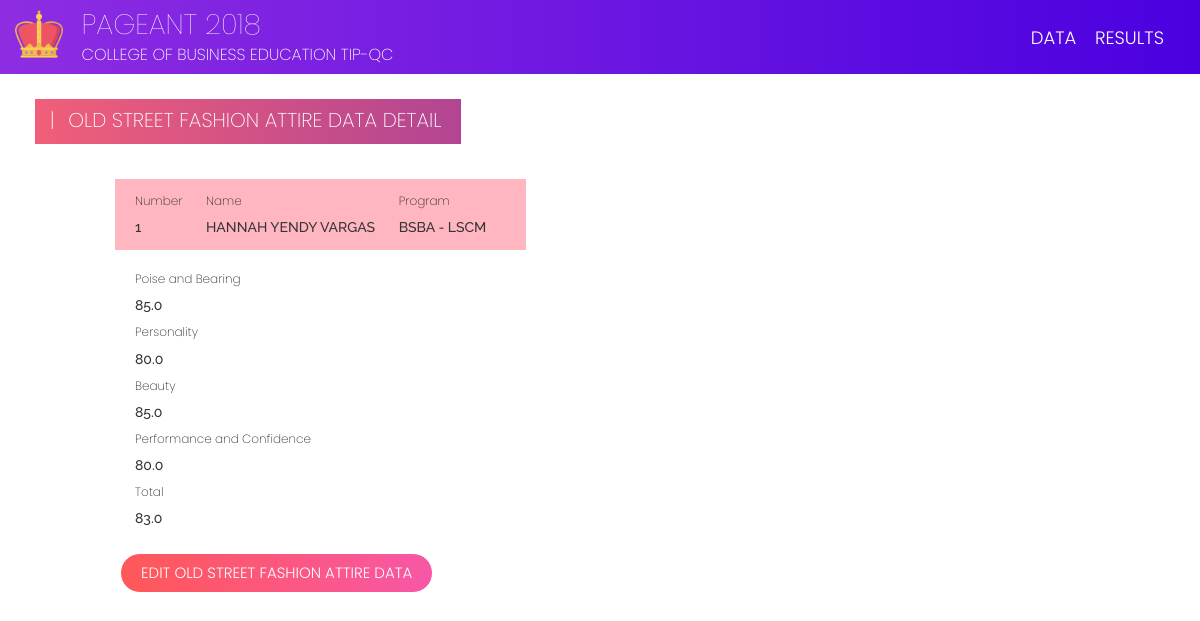
Page /candidates/old_street_fashion_attire/7/ (signed in) on the committed database.
### candidates/models.py (models this page shows, shortened)
class OldStreetFashionAttire(models.Model):
    candidate = models.ForeignKey(Candidate, on_delete=models.CASCADE)
    judge = models.ForeignKey(User, on_delete=models.CASCADE)
    poise_and_bearing = models.FloatField(validators=[MaxValueValidator(100), MinValueValidator(0)])
    personality = models.FloatField(validators=[MaxValueValidator(100), MinValueValidator(0)])
    beauty = models.FloatField(validators=[MaxValueValidator(100), MinValueValidator(0)])
    performance_and_confidence = models.FloatField(validators=[MaxValueValidator(100), MinValueValidator(0)])
    total = models.FloatField(null=True)
    class Meta:
        unique_together = ("candidate", "judge")

class Candidate(models.Model):
    idx = models.IntegerField(null=True)
    picture = models.ImageField(default="default.png")
    first_name = models.CharField(max_length=50)
    last_name = models.CharField(max_length=50)
    program = models.CharField(max_length=50)
    sex = models.CharField(max_length=8, choices=(('Male', 'Male'), ('Female', 'Female')))
    order = models.IntegerField(null=True)
    class Meta:
        ordering = ('idx', 'sex')

### candidates/views.py (the view)
# urls.py: path('old_street_fashion_attire/<int:pk>/', views.old_street_fashion_attire_detail,
@login_required(login_url='admin:login')
def old_street_fashion_attire_detail(request, pk):
    data = get_object_or_404(OldStreetFashionAttire, pk=pk)
    return render(request, 'candidates/old_street_fashion_attire_detail.html', {'data': data})

### candidates/templates/candidates/old_street_fashion_attire_detail.html (shortened to what this page needs)
{% extends 'base.html' %}
{% load static %}
{% block content %}
<div class="page-label-box">
    <h2 class="page-label">|<span style="padding-right: 8px;">  </span>Old Street Fashion Attire Data Detail</h2>
</div>
<div class="detail-content">
    {% if data %}
    <div class="details-candidate">
        <div>
            <h6 class="detail-label">Number</h6>
            <p class="detail-data">{{ data.candidate.idx }}</p>
        </div>
        <div>
            <h6 class="detail-label">Name</h6>
            <p class="detail-data">{{ data.candidate.first_name }}<span> </span>{{ data.candidate.last_name }}</p>
        </div>
        <div>
            <h6 class="detail-label">Program</h6>
            <p class="detail-data">{{ data.candidate.program }}</p>
        </div>
    </div>
    <div class="details-score">
    <div>
        <h6 class="detail-label">Poise and Bearing</h6>
        <p class="detail-data">{{ data.poise_and_bearing }}</p>
    </div>
    <div>
        <h6 class="detail-label">Personality</h6>
        <p class="detail-data">{{ data.personality }}</p>
    </div>
    <div>
        <h6 class="detail-label">Beauty</h6>
        <p class="detail-data">{{ data.beauty }}</p>
    </div>
    <div>
        <h6 class="detail-label">Performance and Confidence</h6>
        <p class="detail-data">{{ data.performance_and_confidence }}</p>
    </div>
    <div>
        <h6 class="detail-label">Total</h6>
        <p class="detail-data">{{ data.total }}</p>
    </div></div>
    {% endif %}
    <a id="btn-transact" class="btn btn-x" href="{% url 'candidates:old_street_fashion_attire_edit' pk=data.pk %}">Edit Old Street Fashion Attire Data</a>
</div>
{% endblock %}

### staticfiles/css/base.css (style rules this page uses)
p, td, a, .btn-x { font-family: "Raleway", -apple-system, BlinkMacSystemFont, "Segoe UI", Roboto, "Helvetica Neue", Arial, sans-serif; font-weight: 300; }
.btn-x { text-transform: uppercase; border-radius: 0; }
h1, h2, h3, h4, h5, h6 { font-weight: 200; font-family: "Poppins", -apple-system, BlinkMacSystemFont, "Segoe UI", Roboto, "Helvetica Neue", Arial, sans-serif; }
.page-label { text-transform: uppercase; padding-left: 15px; margin-top: 10px; padding-right: 20px; font-size: 20px; font-weight: 200; color: white; }
.details-candidate { display: inline; background: lightpink; padding-right: 20px; padding-top: 40px; padding-bottom: 15px; padding-left: 20px; margin-left: -20px; }
.details-candidate div { display: inline-block; margin-right: 20px; }
.page-label-box { background: #B24592; background: -webkit-linear-gradient(to right, #F15F79, #B24592); background: linear-gradient(to right, #F15F79, #B24592); display: inline-block; margin-left: 20px; height: 45px; margin-top: 25px; }
.detail-content { margin-left: 10vw; margin-top: 5vh; border-radius: 0; }
.details-score { padding-top: 15px; }
.detail-data { font-weight: 500; text-transform: uppercase; }
body { font-family: "Raleway", -apple-system, BlinkMacSystemFont, "Segoe UI", Roboto, "Helvetica Neue", Arial, sans-serif; font-weight: 400; }
.btn-x { margin-top: 15px; margin-left: -15px; font-family: "Poppins", -apple-system, BlinkMacSystemFont, "Segoe UI", Roboto, "Helvetica Neue", Arial, sans-serif; font-weight: 300; font-size: 15px; padding-top: 8px; }
#btn-transact { background: #f857a6; background: -webkit-linear-gradient(to right, #ff5858, #f857a6); background: linear-gradient(to right, #ff5858, #f857a6); border-radius: 20px; border-color: white; color: white; height: 40px; padding-left: 20px; padding-right: 20px; }

### rows in the picture
OldStreetFashionAttire: candidate.idx "1", candidate.first_name "HANNAH YENDY", candidate.last_name "VARGAS", candidate.program "BSBA - LSCM", poise_and_bearing "85.0", personality "80.0", beauty "85.0", performance_and_confidence "80.0", total "83.0"
